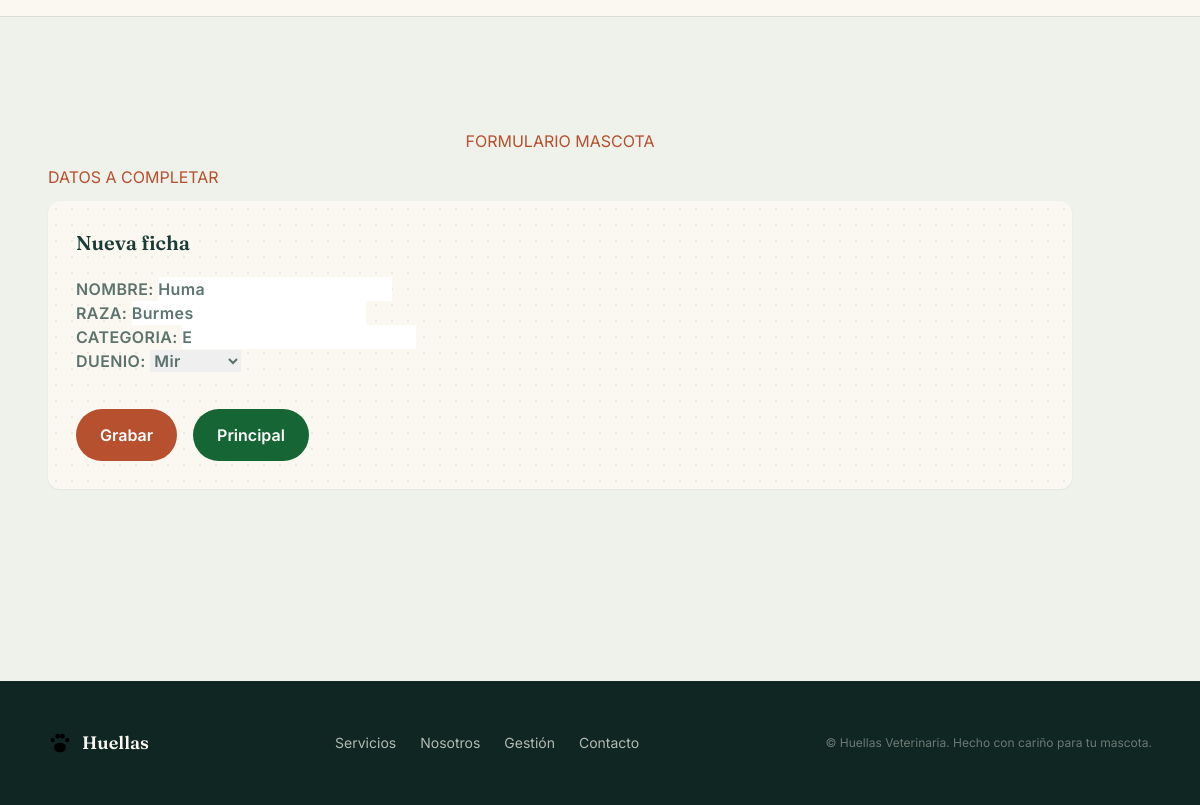
Page /modificar_animal/9 (lower part) on the earlier database version.
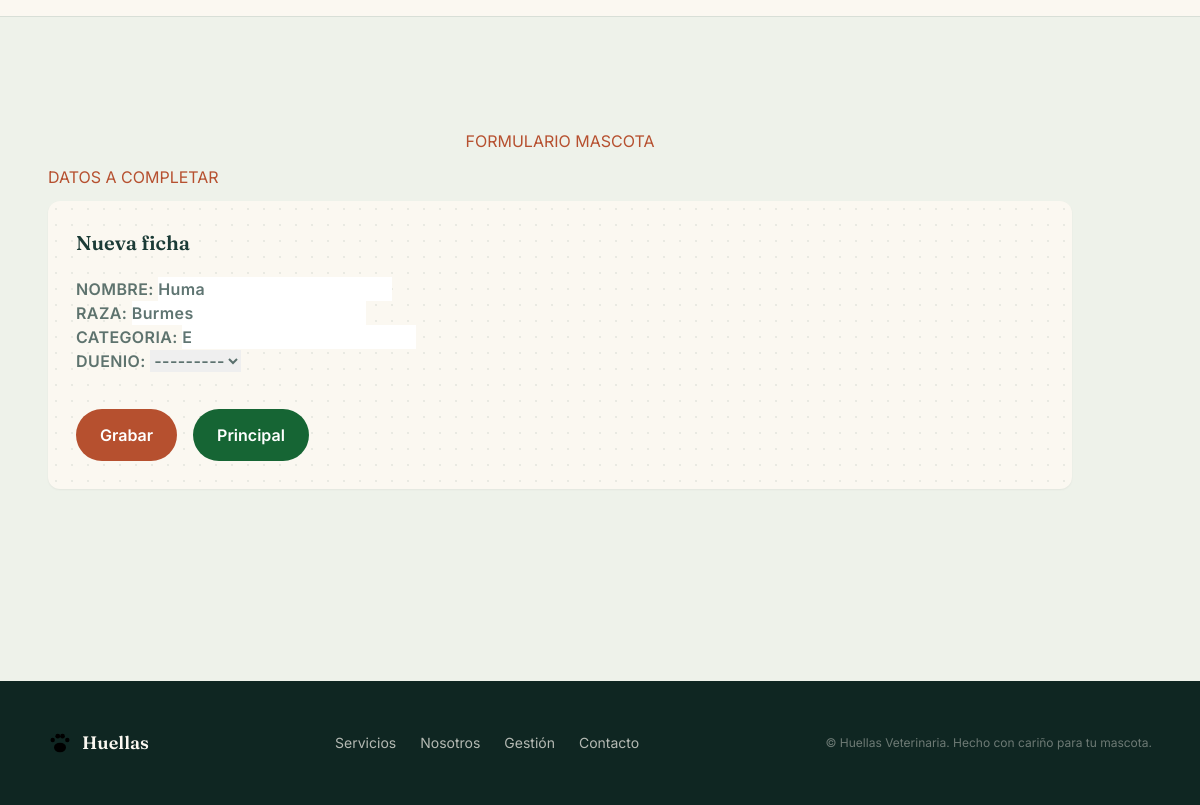
Same page on the later database version.
### entidad/models.py (models this page shows)
class Animal(models.Model):
    nombre = models.CharField("Nombre", max_length=50)
    raza = models.CharField("Raza", max_length=50)
    categoria = models.CharField("Categoria", max_length=20)
    duenio = models.ForeignKey(Cliente, on_delete=models.PROTECT, null=True, blank=True)

class Cliente(models.Model):
    DNI = models.IntegerField("DNI", null=True, blank=True)
    nombre = models.CharField("Nombre", max_length=50)
    apellido = models.CharField("Apellido", max_length=20, blank=True)
    direccion = models.CharField("Direccion", max_length=50, blank=True)
    def __str__(self):
        return self.nombre

### entidad/views.py (the view)
# urls.py: path('modificar_animal/<int:pk>', views.modificar_animal, name='modificar_animal'),
def modificar_animal(request, pk, template_name='entidad/animal_form.html'):
    animal = Animal.objects.get(id=pk)
    form = AnimalForm(request.POST or None, instance=animal)
    if request.method == 'POST':
        if form.is_valid():
            form.save(commit=True)
            return redirect('animales')
    dato = {'form': form}
    return render(request, template_name, dato)

### entidad/forms.py
class AnimalForm(ModelForm):
    class Meta:
        model = Animal
        fields = '__all__'

### templates/entidad/animal_form.html (shortened to what this page needs)
{% extends "base.html" %}
{% block titulo_principal %} Formulario MASCOTA {% endblock %}
{% block titulo_secundario %} Datos a completar {% endblock %}
{% block principal %}
     <form method="post" class="ficha rounded-xl mb-20 shadow-sm p-7 lg:sticky lg:top-24" novalidate>
          <h3 id="form-title" class="font-display text-xl font-semibold text-pino">Nueva ficha</h3>
          <div class="mt-5 space-y-4">
               <div>
                    <label for="f-nombre" class="block text-s font-semibold text-pino/70 uppercase tracking-wide">
                         {{ form.as_p }}</label>
                    <div>
                         <div class="mt-9 flex flex-wrap gap-4">
                              <input type="submit" value="Grabar" class="inline-flex items-center gap-2 bg-terracotadk text-white font-semibold px-6 py-3.5 rounded-full hover:bg-terracota transition-colors">
                              <a href='http://127.0.0.1:8000/' class="inline-flex items-center gap-2 bg-green-800 text-white font-semibold px-6 py-3.5 rounded-full hover:bg-green-600 transition-colors">
                                   Principal
                              </a>
                         </div>
                    </div>
               </div>
          </div>
     </form>
{% endblock %}

Differences in the rows shown:
changed Animal "Burmes": duenio "Mir" → "---------"
